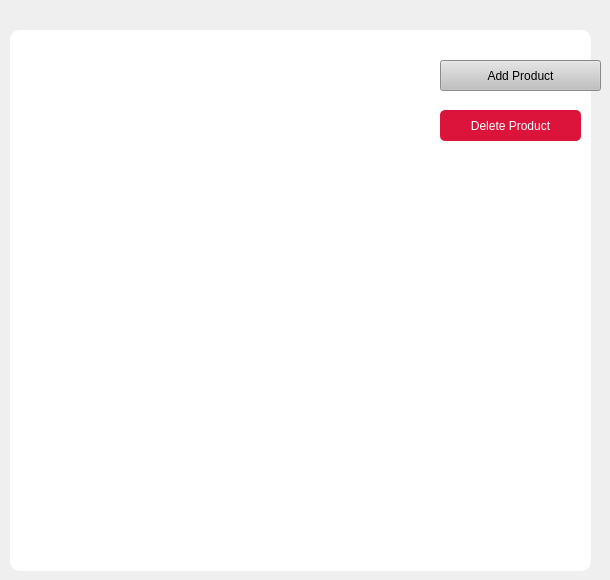
    <widget class="QWidget" name="productsPage">
     <property name="styleSheet">
      <string notr="true">QLineEdit {
    border: 1px solid #C0C0C0;
    border-radius: 8px;
    padding: 6px 10px;
	background-color: rgb(235, 235, 235);
}</string>
     </property>
     <widget class="QPushButton" name="addProductBtn">
      <property name="geometry">
       <rect>
        <x>440</x>
        <y>60</y>
        <width>161</width>
        <height>31</height>
       </rect>
      </property>
      <property name="styleSheet">
       <string notr="true">QPushButton{
background-color: #C0C0C0;
}

QPushButton:hover{
background-color: #191970;
border: 2px solid #C0C0C0;
}</string>
      </property>
      <property name="text">
       <string>Add Product</string>
      </property>
      <property name="iconSize">
       <size>
        <width>25</width>
        <height>25</height>
       </size>
      </property>
     </widget>
     <widget class="QWidget" name="widget_2" native="true">
      <property name="geometry">
       <rect>
        <x>10</x>
        <y>30</y>
        <width>581</width>
        <height>541</height>
       </rect>
      </property>
      <property name="styleSheet">
       <string notr="true">QWidget{
background-color: white;
border-radius: 10px;
}
</string>
      </property>
      <widget class="QTableView" name="productView">
       <property name="geometry">
        <rect>
         <x>15</x>
         <y>150</y>
         <width>551</width>
         <height>361</height>
        </rect>
       </property>
       <property name="styleSheet">
        <string notr="true">QTableView {
    background-color: #ffffff;
    alternate-background-color: #f4f6fa;
    border: none;
    gridline-color: #e0e0e0;
    selection-background-color: #0d1675;  
    selection-color: #ffffff;
    font: 10pt &quot;Segoe UI&quot;;
}

QHeaderView::section {
    background-color: #0d1675; 
    color: #ffffff;          
    padding: 6px;
    border: none;
    font: bold 10pt &quot;Segoe UI&quot;;
}

QTableView::item {
    border: none;
    padding: 4px;
}

QTableView QTableCornerButton::section {
    background-color: #0d1675;
    border: none;
	border-top-left-radius: 10px; 
}

QScrollBar:vertical {
    border: none;
    background: #f0f0f0;
    width: 10px;
    margin: 0px;
    border-radius: 5px;
}

QScrollBar::handle:vertical {
    background: #0d1675;   
    min-height: 30px;
    border-radius: 5px;
}

QScrollBar::handle:vertical:hover {
    background: #C0C0C0;   
}

QScrollBar::add-line:vertical, QScrollBar::sub-line:vertical {
    border: none;
    background: none;
    height: 0px;
}

QScrollBar:horizontal {
    border: none;
    background: #f0f0f0;
    height: 10px;
    margin: 0px;
    border-radius: 5px;
}

QScrollBar::handle:horizontal {
    background: #0d1675;
    min-width: 30px;
    border-radius: 5px;
}

QScrollBar::handle:horizontal:hover {
    background: #e60023;   
}

QScrollBar::add-line:horizontal, QScrollBar::sub-line:horizontal {
    border: none;
    background: none;
    width: 0px;
}
</string>
       </property>
      </widget>
      <widget class="QPushButton" name="deleteProductBtn_2">
       <property name="geometry">
        <rect>
         <x>430</x>
         <y>80</y>
         <width>141</width>
         <height>31</height>
        </rect>
       </property>
       <property name="styleSheet">
        <string notr="true">QPushButton{
background-color: #DC143C;
color: #FFFFFF;
border: none;
border-radius: 5px;
}

QPushButton:hover{
background-color: #FD254D;
}</string>
       </property>
       <property name="text">
        <string>Delete Product</string>
       </property>
      </widget>
      <widget class="QWidget" name="addProductWidget" native="true">
       <property name="geometry">
        <rect>
         <x>590</x>
         <y>32</y>
         <width>271</width>
         <height>461</height>
        </rect>
       </property>
       <widget class="QLineEdit" name="txtBoxDescription">
        <property name="geometry">
         <rect>
          <x>30</x>
          <y>160</y>
          <width>211</width>
          <height>31</height>
         </rect>
        </property>
        <property name="text">
         <string/>
        </property>
        <property name="placeholderText">
         <string>Description</string>
        </property>
       </widget>
       <widget class="QLineEdit" name="rxtBoxProductName">
        <property name="geometry">
         <rect>
          <x>30</x>
          <y>90</y>
          <width>211</width>
          <height>31</height>
         </rect>
        </property>
        <property name="text">
         <string/>
        </property>
        <property name="placeholderText">
         <string>Product Name</string>
        </property>
       </widget>
       <widget class="QLabel" name="lblProductName">
        <property name="geometry">
         <rect>
          <x>30</x>
          <y>60</y>
          <width>101</width>
          <height>21</height>
         </rect>
        </property>
        <property name="text">
         <string>Product Name</string>
        </property>
       </widget>
       <widget class="QLabel" name="lblDescription">
        <property name="geometry">
         <rect>
          <x>30</x>
          <y>130</y>
          <width>101</width>
          <height>21</height>
         </rect>
        </property>
        <property name="text">
         <string>Description</string>
        </property>
       </widget>
       <widget class="QLabel" name="lblAddProduct">
        <property name="geometry">
         <rect>
          <x>30</x>
          <y>10</y>
          <width>161</width>
          <height>31</height>
         </rect>
        </property>
        <property name="font">
         <font>
          <family>Arial</family>
          <pointsize>16</pointsize>
          <weight>75</weight>
          <italic>true</italic>
          <bold>true</bold>
         </font>
        </property>
        <property name="text">
         <string>Add Product</string>
        </property>
       </widget>
       <widget class="QLineEdit" name="txtBoxBrand">
        <property name="geometry">
         <rect>
          <x>30</x>
          <y>230</y>
          <width>211</width>
          <height>31</height>
         </rect>
        </property>
        <property name="text">
         <string/>
        </property>
        <property name="placeholderText">
         <string>Brand</string>
        </property>
       </widget>
       <widget class="QLabel" name="lblBrand">
        <property name="geometry">
         <rect>
          <x>30</x>
          <y>200</y>
          <width>101</width>
          <height>21</height>
         </rect>
        </property>
        <property name="text">
         <string>Brand</string>
        </property>
       </widget>
       <widget class="QLineEdit" name="txtBoxGender">
        <property name="geometry">
         <rect>
          <x>30</x>
          <y>300</y>
          <width>211</width>
          <height>31</height>
         </rect>
        </property>
        <property name="text">
         <string/>
        </property>
        <property name="placeholderText">
         <string>Gender</string>
        </property>
       </widget>
       <widget class="QLabel" name="lblGender">
        <property name="geometry">
         <rect>
          <x>30</x>
          <y>270</y>
          <width>101</width>
          <height>21</height>
         </rect>
        </property>
        <property name="text">
         <string>Gender</string>
        </property>
       </widget>
       <widget class="QLabel" name="lblPriice">
        <property name="geometry">
         <rect>
          <x>30</x>
          <y>340</y>
          <width>101</width>
          <height>21</height>
         </rect>
        </property>
        <property name="text">
         <string>Price</string>
        </property>
       </widget>
       <widget class="QLineEdit" name="txtBoxPrice">
        <property name="geometry">
         <rect>
          <x>30</x>
          <y>370</y>
          <width>211</width>
          <height>31</height>
         </rect>
        </property>
        <property name="text">
         <string/>
        </property>
        <property name="placeholderText">
         <string>Price</string>
        </property>
       </widget>
       <widget class="QPushButton" name="BtnClearProduct">
        <property name="geometry">
         <rect>
          <x>190</x>
          <y>420</y>
          <width>75</width>
          <height>23</height>
         </rect>
        </property>
        <property name="styleSheet">
         <string notr="true">QPushButton{
background-color: rgb(216, 0, 0);
border-radius: 10px;
color: white;
}

QPushButton:hover{
background-color: rgb(250, 0, 0);
}</string>
        </property>
        <property name="text">
         <string>Clear</string>
        </property>
       </widget>
       <widget class="QPushButton" name="BtnAddProduct">
        <property name="geometry">
         <rect>
          <x>100</x>
          <y>420</y>
          <width>75</width>
          <height>23</height>
         </rect>
        </property>
        <property name="styleSheet">
         <string notr="true">QPushButton{
background-color: rgb(0, 195, 0);
border-radius: 10px;
color: white;
}

QPushButton:hover{
background-color: rgb(0, 239, 0);
}</string>
        </property>
        <property name="text">
         <string>Add</string>
        </property>
       </widget>
      </widget>
     </widget>
     <zorder>widget_2</zorder>
     <zorder>addProductBtn</zorder>
    </widget>
